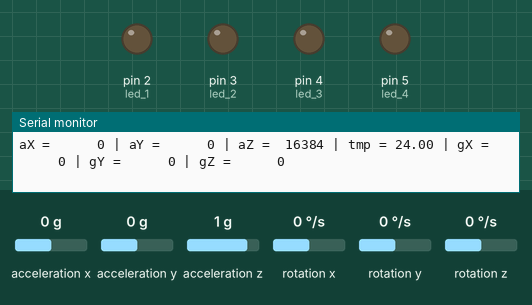
Bench run of a sketch on a simulated Arduino Uno, built with avr-gcc and run on an emulated ATmega328P. On the bench: output pins drawn as LEDs (lit = HIGH), the last lines printed to the serial monitor. Wiring (inferred from the names in the program): MPU-6050 motion sensor at I2C address 0x68. Inputs (shaded band) come from the test bench; at power-on: acceleration x 0 g, acceleration y 0 g, acceleration z 1 g, rotation x 0 °/s, rotation y 0 °/s, rotation z 0 °/s.

Above: at 1.8 s.
1.9 s: acceleration x set to -0.2 g
4.6 s: acceleration x set to -0.5 g
At 5.9 s:
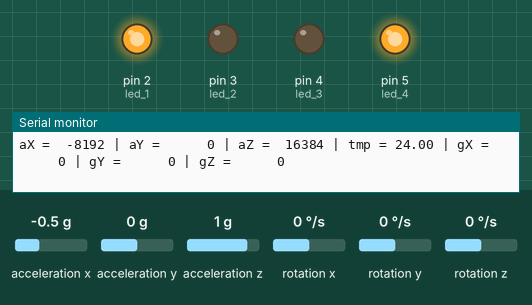
6.7 s: acceleration y set to -0.3 g
9.7 s: acceleration y set to -0.6 g
At 11.3 s:
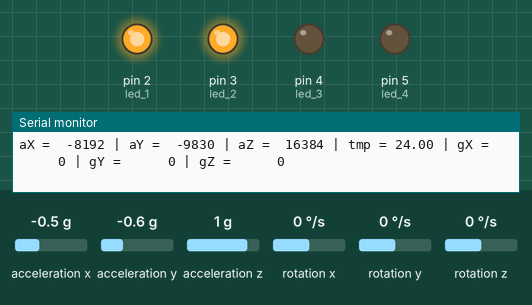
11.8 s: acceleration x set to -0.1 g
13.6 s: acceleration x set to 0.2 g
At 15.9 s:
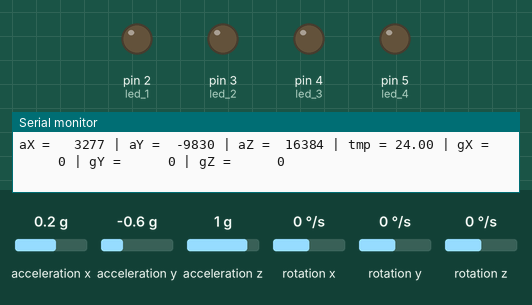
Timing chart, 0 to 17.4 s (numbered marks = the images above; inputs shaded):
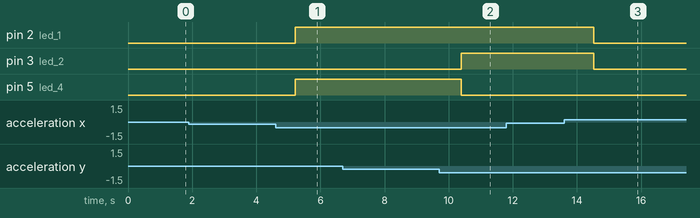

Measured:
- the behaviour switches between -0.3 and -0.4 g on acceleration x (found by bisection; images 0 and 1)
- the behaviour switches between -0.4 and -0.5 g on acceleration y (found by bisection; images 1 and 2)
- the behaviour switches between 0 and 0.1 g on acceleration x (found by bisection; images 2 and 3)
- after the input at 4.6 s, pin 2 (led_1), pin 5 (led_4): LOW → HIGH after 0.61 s
- after the input at 9.7 s, pin 3 (led_2): LOW → HIGH after 0.69 s; pin 5 (led_4): HIGH → LOW after 0.69 s
- after the input at 13.6 s, pin 2 (led_1), pin 3 (led_2): HIGH → LOW after 0.93 s

The sketch:

gy521.ino
```cpp
#include "Wire.h" // This library allows you to communicate with I2C devices.
const int MPU_ADDR = 0x68; // I2C address of the MPU-6050. If AD0 pin is set to HIGH, the I2C address will be 0x69.
int16_t accelerometer_x, accelerometer_y, accelerometer_z; // variables for accelerometer raw data
int16_t gyro_x, gyro_y, gyro_z; // variables for gyro raw data
int16_t temperature; // variables for temperature data
#define led_1 2
#define led_2 3
#define led_3 4
#define led_4 5
char tmp_str[7]; // temporary variable used in convert function
char* convert_int16_to_str(int16_t i) { // converts int16 to string. Moreover, resulting strings will have the same length in the debug monitor.
  sprintf(tmp_str, "%6d", i);
  return tmp_str;
}


void setup() {
  Serial.begin(9600);
  pinMode(led_1,OUTPUT);
  pinMode(led_2,OUTPUT);
  pinMode(led_3,OUTPUT);
  pinMode(led_4,OUTPUT);
  digitalWrite(led_1,LOW);
  digitalWrite(led_2,LOW);
  digitalWrite(led_3,LOW);
  digitalWrite(led_4,LOW);
  Wire.begin();
  Wire.beginTransmission(MPU_ADDR); // Begins a transmission to the I2C slave (GY-521 board)
  Wire.write(0x6B); // PWR_MGMT_1 register
  Wire.write(0); // set to zero (wakes up the MPU-6050)
  Wire.endTransmission(true);
}
void loop() {
  Wire.beginTransmission(MPU_ADDR);
  Wire.write(0x3B); // starting with register 0x3B (ACCEL_XOUT_H) [MPU-6000 and MPU-6050 Register Map and Descriptions Revision 4.2, p.40]
  Wire.endTransmission(false); // the parameter indicates that the Arduino will send a restart. As a result, the connection is kept active.
  Wire.requestFrom(MPU_ADDR, 7*2, true); // request a total of 7*2=14 registers

  // "Wire.read()<<8 | Wire.read();" means two registers are read and stored in the same variable
  accelerometer_x = Wire.read()<<8 | Wire.read(); // reading registers: 0x3B (ACCEL_XOUT_H) and 0x3C (ACCEL_XOUT_L)
  accelerometer_y = Wire.read()<<8 | Wire.read(); // reading registers: 0x3D (ACCEL_YOUT_H) and 0x3E (ACCEL_YOUT_L)
  accelerometer_z = Wire.read()<<8 | Wire.read(); // reading registers: 0x3F (ACCEL_ZOUT_H) and 0x40 (ACCEL_ZOUT_L)
  temperature = Wire.read()<<8 | Wire.read(); // reading registers: 0x41 (TEMP_OUT_H) and 0x42 (TEMP_OUT_L)
  gyro_x = Wire.read()<<8 | Wire.read(); // reading registers: 0x43 (GYRO_XOUT_H) and 0x44 (GYRO_XOUT_L)
  gyro_y = Wire.read()<<8 | Wire.read(); // reading registers: 0x45 (GYRO_YOUT_H) and 0x46 (GYRO_YOUT_L)
  gyro_z = Wire.read()<<8 | Wire.read(); // reading registers: 0x47 (GYRO_ZOUT_H) and 0x48 (GYRO_ZOUT_L)

  // print out data
  Serial.print("aX = "); Serial.print(convert_int16_to_str(accelerometer_x));
  Serial.print(" | aY = "); Serial.print(convert_int16_to_str(accelerometer_y));
  Serial.print(" | aZ = "); Serial.print(convert_int16_to_str(accelerometer_z));
  // the following equation was taken from the documentation [MPU-6000/MPU-6050 Register Map and Description, p.30]
  Serial.print(" | tmp = "); Serial.print(temperature/340.00+36.53);
  Serial.print(" | gX = "); Serial.print(convert_int16_to_str(gyro_x));
  Serial.print(" | gY = "); Serial.print(convert_int16_to_str(gyro_y));
  Serial.print(" | gZ = "); Serial.print(convert_int16_to_str(gyro_z));
  Serial.println();
  if(accelerometer_x <1000 &&  accelerometer_y< -8000)
  {
    digitalWrite(led_1,HIGH);
    digitalWrite(led_2,HIGH);
    digitalWrite(led_3,LOW);
    digitalWrite(led_4,LOW);

  }

   else if(accelerometer_x < 500 &&  accelerometer_y> 6000)
  {
    digitalWrite(led_1,LOW);
    digitalWrite(led_2,LOW);
    digitalWrite(led_3,HIGH);
    digitalWrite(led_4,HIGH);

  }
    else if(accelerometer_x >6000 &&  accelerometer_y< 500)
  {
    digitalWrite(led_1,LOW);
    digitalWrite(led_2,HIGH);
    digitalWrite(led_3,HIGH);
    digitalWrite(led_4,LOW);

  }
     else if(accelerometer_x < -6000 &&  accelerometer_y< 500)
  {
    digitalWrite(led_1,HIGH);
    digitalWrite(led_2,LOW);
    digitalWrite(led_3,LOW);
    digitalWrite(led_4,HIGH);

  }
   else
  {
    digitalWrite(led_1,LOW);
    digitalWrite(led_2,LOW);
    digitalWrite(led_3,LOW);
    digitalWrite(led_4,LOW);

  }
  // delay
  delay(1000);
}
```
